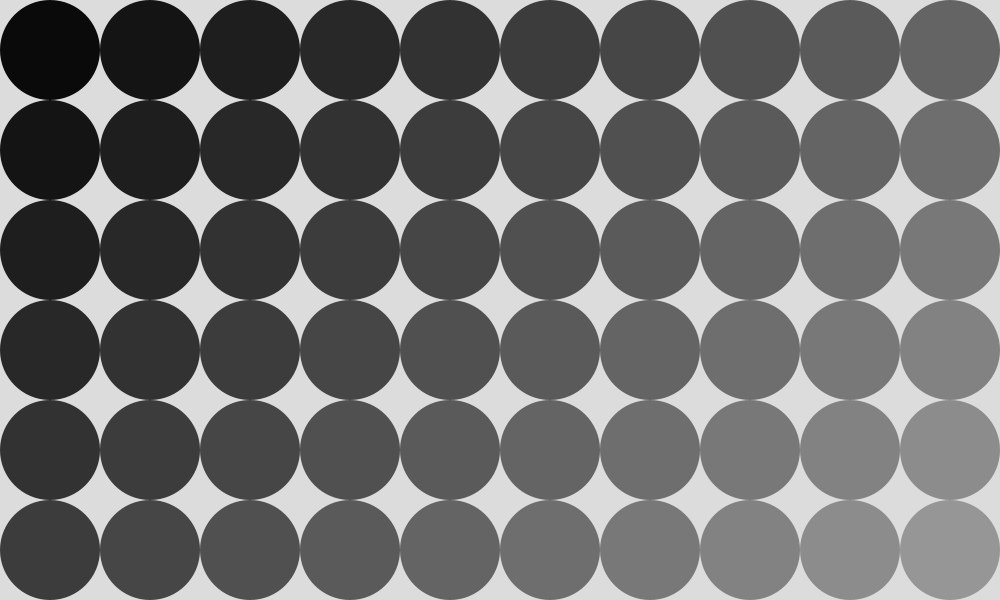
Frame 1 (no input)
Frame 60 (the mouse pressed at the canvas centre just before this capture): identical to frame 1, image omitted
Frame 120 (the mouse held since frame 60 and released just before this capture): identical to frame 1, image omitted

The Processing sketch that drew this single still picture (run headless with seeded random() and noise(); from frame 60 on, the mouse is pressed at the canvas centre):

// Processing sketch: sketch_2_4_btn_nested_for_loop
// ── sketch_2_4_btn_nested_for_loop.pde
//Aven, See Through Kinect, Spring 2018
//https://github.com/aaaven/STK2018/wiki/OOP_button

int btn_size = 100;
color buttonColor = color(100);

void setup() {
  size(1000, 600);
  noStroke();
}


void draw() {
  background(220);

  for (int y = btn_size/2; y < height; y += btn_size) {
    for (int x = btn_size/2; x < width; x += btn_size) {
      println(x);
      int check = checkDistance(x, y, btn_size);
      switch(check) {
      case 0:
        buttonColor = color(x/10+y/10);
        break;
      case 1:
        buttonColor = color(255, 0, 0);
        break;
      case 2:
        buttonColor = color(random(255), random(255), random(255));
        break;
      }

      fill(buttonColor);
      ellipse(x, y, btn_size, btn_size);
    }
  }
}


int checkDistance(float _x, float _y, float _size) {
  int result = 0;
  float distance = dist(_x, _y, mouseX, mouseY);
  if ( distance < _size/2) { //mouse hover
    result = 1;
    if (mousePressed) {
      result = 2;
    }
  } else {
    result = 0;
  } 
  return result;
}
